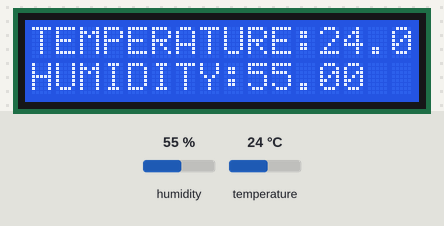
The sketch below on a simulated Arduino Uno, built with avr-gcc and run on an emulated ATmega328P. Parts: 16×2 character LCD. The test bench sets the inputs (shaded band); at power-on: humidity 55 %, temperature 24 °C. What the sketch prints to the serial monitor is not drawn.

Above: at 1.2 s.
1.3 s: humidity set to 22 %
At 4.2 s:
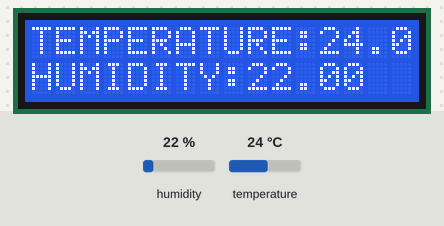
4.5 s: temperature set to 12 °C
At 7.4 s:
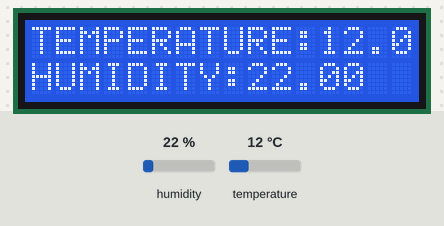
8.6 s: humidity set to 40 %
At 11.7 s:
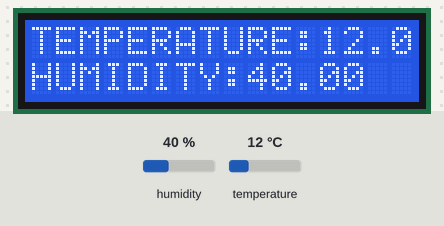
12.6 s: temperature set to 19 °C
At 16.1 s:
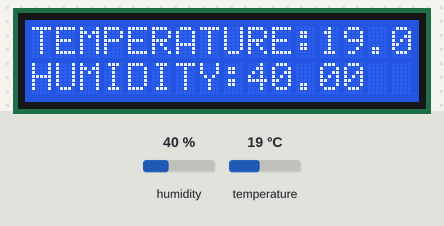
Timing chart, 0 to 17.6 s (numbered marks = the images above; inputs shaded):
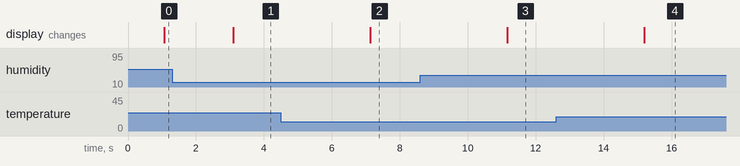

The sketch:

dht22_with_lcd.ino
```cpp
 #include "DHT.h"
 DHT dht2(2,DHT22);
#include<LiquidCrystal.h>
LiquidCrystal lcd(7,8,9,10,11,12);
//#include <LiquidCrystal_I2C.h>
//LiquidCrystal_I2C lcd(0x27,16,2);

void setup()
{
  lcd.begin(16, 2);
  dht2.begin();
  Serial.begin(9600);

}
void loop()
{
  float temp=dht2.readTemperature();
  float humidity=dht2.readHumidity();
   Serial.println("Temperature in C:");
   Serial.println(temp);
   Serial.println("Humidity in C:");
   Serial.println(humidity);
   delay(1000);

  lcd.setCursor(0,0);
  lcd.print("TEMPERATURE:");
  lcd.print(temp);


  lcd.setCursor(0,1);
  lcd.print("HUMIDITY:");
  lcd.print(humidity);


}
```

Measured:
- after the input at 1.3 s, the display: changes after 1.8 s (image 1)
- after the input at 4.5 s, the display: changes after 2.6 s (image 2)
- after the input at 8.6 s, the display: changes after 2.6 s (image 3)
- after the input at 12.6 s, the display: changes after 2.6 s (image 4)
